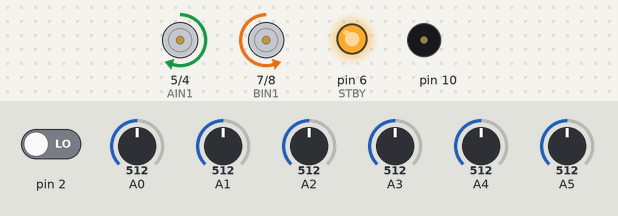
The sketch below on a simulated Arduino Uno, built with avr-gcc and run on an emulated ATmega328P. Shown: motor-driver pin pairs drawn as motors (green arrow = first pin HIGH = forward, orange = second pin HIGH = backward, longer = more drive, scaled by the enable pin, stopped while the standby pin is LOW), output pins drawn as LEDs (lit = HIGH), buzzer (waves = sounding). Inputs (shaded band) come from the test bench; at power-on: A0 = 512, A1 = 512, A4 = 512, A3 = 512, A2 = 512, pin 2 LOW, A5 = 512. What the sketch prints to the serial monitor is not drawn.

Above: at 7.7 s.
7.8 s: A0 set to 716
At 8.1 s:
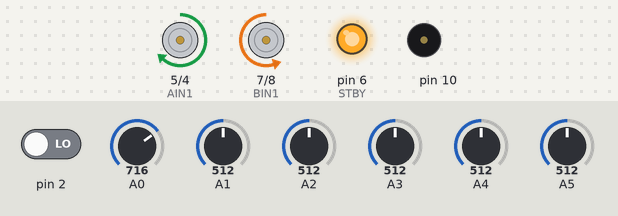
9.3 s: A1 set to 524
At 10.4 s:
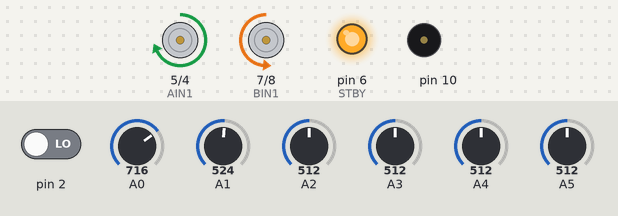
10.8 s: A4 set to 716
At 11.6 s:
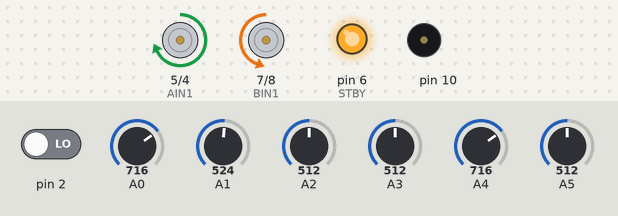
12.3 s: A3 set to 716
At 12.7 s:
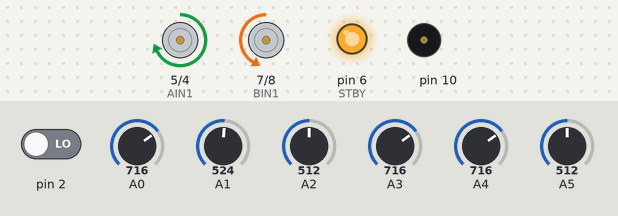
13.8 s: A2 set to 523
At 15.0 s:
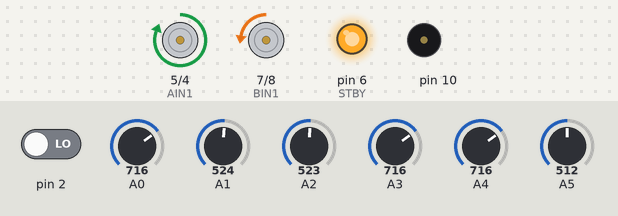
15.3 s: A2 set to 306
At 16.2 s:
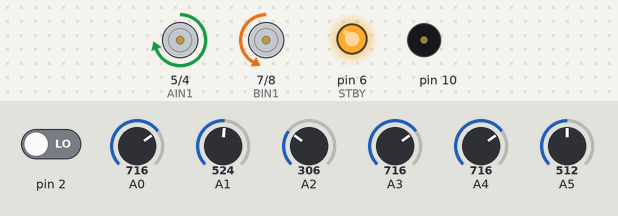
Timing chart, 0 to 17.8 s (numbered marks = the images above; inputs shaded):
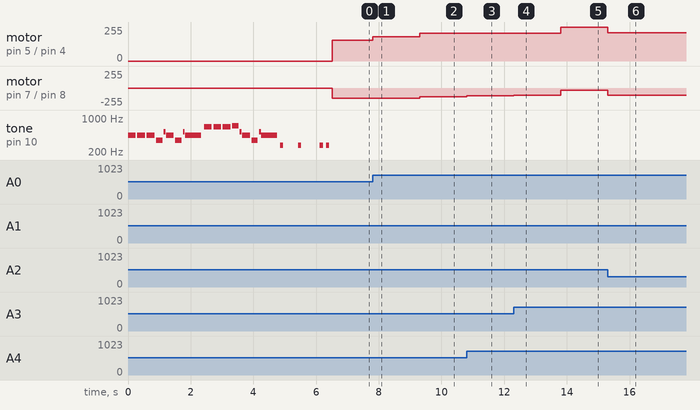

The sketch:

EDU.ino
```cpp
/*
Зохиогч : TTF Robotics

Сайн байна уу? Унага роботыг сонгосон танд баярлалаа. ^^

Та доорх холбоосоор орж роботоо програмчлах зааврыг үзээрэй. ^^
https://www.youtube.com/watch?v=OtFdYViO9gM

Та доорх холбоосоор орж роботоо угсарах зааврыг үзээрэй. ^^
https://www.youtube.com/watch?v=3mSFMrgr_0Y&t=30s

© Оюуны өмчийг дээдэлсэн танд баярлалаа.
*/
#define PWMB 9
#define BIN2 8
#define BIN1 7
#define STBY 6
#define AIN1 5
#define AIN2 4
#define PWMA 3

#define NOTE_B0  31
#define NOTE_C1  33
#define NOTE_CS1 35
#define NOTE_D1  37
#define NOTE_DS1 39
#define NOTE_E1  41
#define NOTE_F1  44
#define NOTE_FS1 46
#define NOTE_G1  49
#define NOTE_GS1 52
#define NOTE_A1  55
#define NOTE_AS1 58
#define NOTE_B1  62
#define NOTE_C2  65
#define NOTE_CS2 69
#define NOTE_D2  73
#define NOTE_DS2 78
#define NOTE_E2  82
#define NOTE_F2  87
#define NOTE_FS2 93
#define NOTE_G2  98
#define NOTE_GS2 104
#define NOTE_A2  110
#define NOTE_AS2 117
#define NOTE_B2  123
#define NOTE_C3  131
#define NOTE_CS3 139
#define NOTE_D3  147
#define NOTE_DS3 156
#define NOTE_E3  165
#define NOTE_F3  175
#define NOTE_FS3 185
#define NOTE_G3  196
#define NOTE_GS3 208
#define NOTE_A3  220
#define NOTE_AS3 233
#define NOTE_B3  247
#define NOTE_C4  262
#define NOTE_CS4 277
#define NOTE_D4  294
#define NOTE_DS4 311
#define NOTE_E4  330
#define NOTE_F4  349
#define NOTE_FS4 370
#define NOTE_G4  392
#define NOTE_GS4 415
#define NOTE_A4  440
#define NOTE_AS4 466
#define NOTE_B4  494
#define NOTE_C5  523
#define NOTE_CS5 554
#define NOTE_D5  587
#define NOTE_DS5 622
#define NOTE_E5  659
#define NOTE_F5  698
#define NOTE_FS5 740
#define NOTE_G5  784
#define NOTE_GS5 831
#define NOTE_A5  880
#define NOTE_AS5 932
#define NOTE_B5  988
#define NOTE_C6  1047
#define NOTE_CS6 1109
#define NOTE_D6  1175
#define NOTE_DS6 1245
#define NOTE_E6  1319
#define NOTE_F6  1397
#define NOTE_FS6 1480
#define NOTE_G6  1568
#define NOTE_GS6 1661
#define NOTE_A6  1760
#define NOTE_AS6 1865
#define NOTE_B6  1976
#define NOTE_C7  2093
#define NOTE_CS7 2217
#define NOTE_D7  2349
#define NOTE_DS7 2489
#define NOTE_E7  2637
#define NOTE_F7  2794
#define NOTE_FS7 2960
#define NOTE_G7  3136
#define NOTE_GS7 3322
#define NOTE_A7  3520
#define NOTE_AS7 3729
#define NOTE_B7  3951
#define NOTE_C8  4186
#define NOTE_CS8 4435
#define NOTE_D8  4699
#define NOTE_DS8 4978

float kd = 0.5;
float kp = 0.05;
int Speed = 100;
int max_speed = 255;
int min_speed = 0;
int s_max[6]; int s_min[6]; int s_threshold[6];
int sd[6]; int s[6];
int Move = 0;
int L_med = (max_speed + min_speed) / 2 +30;
int R_med = (max_speed + min_speed) / 2 +30;
int data = 0;
int mode = 0;
int pos, opt, last_error, error, R, L = 0;
int count = 4;
int frequency = 64;

int melody[] = {NOTE_A4, NOTE_A4, NOTE_A4, NOTE_F4, NOTE_C5, NOTE_A4, NOTE_F4, NOTE_C5, NOTE_A4, NOTE_E5, NOTE_E5, NOTE_E5, NOTE_F5, NOTE_C5, NOTE_A4, NOTE_F4, NOTE_C5, NOTE_A4};

int durations[] = {4, 4, 4, 5, 16, 4, 5, 16, 2, 4, 4, 4, 5, 16, 4, 5, 16, 2};

int tempo = 200;

void setup() {

  Serial.begin(9600);
  Serial.println("ON UART");
  pinMode(10, OUTPUT);
  pinMode(PWMB, OUTPUT);
  pinMode(BIN2, OUTPUT);
  pinMode(BIN1, OUTPUT);
  pinMode(STBY, OUTPUT);
  pinMode(AIN1, OUTPUT);
  pinMode(AIN2, OUTPUT);
  pinMode(PWMA, OUTPUT);

playTune(melody, durations, tempo);


do{
  digitalWrite(STBY, 1);
car();

}
  while (digitalRead(2) != 0);
  digitalWrite(STBY, 0);
  buzzer(1,100);
  for (int i = 0; i < 6; i++) {
    s_max[i] = analogRead(i);
    Serial.print("sensor_max"); Serial.print(i); Serial.print("=");
    Serial.print(s_max[i]);
  }
  Serial.println(" ");
  Serial.println("xxxxxxxxxxxxxxxxxxxxxxxxxxxxxxxxxxx");

  delay(300);
  while (digitalRead(2) != 0);
  buzzer(1,100);
  for (int i = 0; i < 6; i++) {
    s_min[i] = analogRead(i);
    Serial.print("sensor_min"); Serial.print(i); Serial.print("=");
    Serial.print(s_min[i]);
  }
  Serial.println(" ");
  Serial.println("xxxxxxxxxxxxxxxxxxxxxxxxxxxxxxxxxxx");

  for (int i = 0; i < 6; i++) {
    s_threshold[i] = (s_max[i] + s_min[i]) / 2;

    Serial.print("sensor_th"); Serial.print(i); Serial.print("=");
    Serial.print(s_threshold[i]);
  }
  Serial.println(" ");
  Serial.println("xxxxxxxxxxxxxxxxxxxxxxxxxxxxxxxxxxx");

  delay(300);

  while (digitalRead(2) != 0 );
  buzzer(2,100);
  digitalWrite(STBY, 1);

}
void loop() {

 line(false);//true robot will follow the white line
             //false robot will follow the black line


}
void playTune(int notes[], int durations[], int BPM)
{
  int tuneSize = sizeof(melody) / sizeof(int);
  for (int thisNote = 0; thisNote < tuneSize; thisNote++) {
    int noteDuration = (int)((1000 * (60 * 4 / BPM)) / durations[thisNote] + 0.);
    tone(10, notes[thisNote],noteDuration);
    int pauseBetweenNotes = noteDuration * 1.20;
    delay(pauseBetweenNotes);
    noTone(10);
  }
}
void buzzer(int times,int del){
for(int i=0;i<times;i++){
  tone(10, NOTE_CS4,100);
  delay(del);
  noTone(10);
  delay(del);
}

}
void line(bool color) {
  if (color == true) {
    for (int i = 0; i < 6; i++) {
      s[i] = analogRead(i);
      if (s[i] > s_threshold[i]) {
        sd[i] = 1;
      } else {
        sd[i] = 0;
      }
    }
  }
  if (color == false) {
    for (int i = 0; i < 6; i++) {
      s[i] = analogRead(i);
      if (s[i] > s_threshold[i]) {
        sd[i] = 0;
      } else {
        sd[i] = 1;
      }
    }
  }

   if (sd[0] == 0 && sd[1] == 0 && sd[2] == 0 && sd[3] == 0 && sd[4] == 0 && sd[5] == 0) {
    error = 2500;
  } else {
  pos = (0 * sd[0] + 1000 * sd[1] + 2000 * sd[2] + 3000 * sd[3] + 4000 * sd[4] + 5000 * sd[5]) / (sd[0] + sd[1] + sd[2] + sd[3] + sd[4] + sd[5]);
  }
  error = pos - 2500;
  //  Serial.println(error);
  opt = kp * error + kd * (last_error - error);
  last_error = error;
  L = L_med - opt;
  R = R_med + opt;
  if (L > max_speed) L = max_speed;
  if (R > max_speed) R = max_speed;
  if (L < min_speed) L = L;
  if (R < min_speed) R = R;
  Motor(L, R);
}
void car() {
  if (Serial.available() > 0) {
    Move = Serial.read();
    Motor(0, 0);
    analogWrite(10, 0);
    Speed=255;
    switch (Move) {

      case 'F':
        Motor(Speed, Speed);
        break;
      case 'B':
        Motor(-Speed, -Speed);
        break;
      case 'L':
        Motor(Speed, 0);
        break;
      case 'R':
        Motor(0, Speed );
        break;
      case 'V':
    buzzer(2,100);
        break;
      case 'X':
        Speed = 0;
        break;
    }
  }
}

void Motor(int zuun, int baruun)
{

  analogWrite(PWMA, abs(baruun));
  analogWrite(PWMB, abs(zuun));
  if (baruun < 0)
  {
    digitalWrite(AIN1, 0);
    digitalWrite(AIN2, 1);
  }
  else if (baruun > 0)
  {
    digitalWrite(AIN1, 1);
    digitalWrite(AIN2, 0);

  }
  else
  {
    digitalWrite(AIN1, 1);
    digitalWrite(AIN2, 1);

  }
  if (zuun > 0)
  {
    digitalWrite(BIN1, 0);
    digitalWrite(BIN2, 1);
  }
  else if (zuun < 0)
  {
    digitalWrite(BIN1, 1);
    digitalWrite(BIN2, 0);

  }
  else
  {
    digitalWrite(BIN1, 1);
    digitalWrite(BIN2, 1);

  }
}
void buzzer(int count) {
  for (int i = 0; i < count; i++) {
    digitalWrite(10, 1);
    delay(50);
    digitalWrite(10, 0);
    delay(50);

  }

}
void setPwmFrequency(int pin, int divisor) {
  byte mode;
  if (pin == 5 || pin == 6 || pin == 9 || pin == 10) {
    switch (divisor) {
      case 1: mode = 0x01; break;
      case 8: mode = 0x02; break;
      case 64: mode = 0x03; break;
      case 256: mode = 0x04; break;
      case 1024: mode = 0x05; break;
      default: return;
    }
    if (pin == 5 || pin == 6) {
      TCCR0B = TCCR0B & 0b11111000 | mode;
    } else {
      TCCR1B = TCCR1B & 0b11111000 | mode;
    }
  } else if (pin == 3 || pin == 11) {
    switch (divisor) {
      case 1: mode = 0x01; break;
      case 8: mode = 0x02; break;
      case 32: mode = 0x03; break;
      case 64: mode = 0x04; break;
      case 128: mode = 0x05; break;
      case 256: mode = 0x06; break;
      case 1024: mode = 0x07; break;
      default: return;
    }
    TCCR2B = TCCR2B & 0b11111000 | mode;
  }
}
```

Measured:
- the behaviour switches between 512 and 513 on A2 (found by bisection; images 4 and 5)
- after the input at 7.8 s, motor on pin 5 (AIN1) / pin 4 (AIN2): forward 157/255 → forward 182/255 at once
- after the input at 9.3 s, motor on pin 5 (AIN1) / pin 4 (AIN2): forward 182/255 → forward 207/255 at once; motor on pin 7 (BIN1) / pin 8 (BIN2): backward 157/255 → backward 132/255 at once
- after the input at 10.8 s, motor on pin 7 (BIN1) / pin 8 (BIN2): backward 132/255 → backward 116/255 at once
- after the input at 12.3 s, motor on pin 7 (BIN1) / pin 8 (BIN2): backward 116/255 → backward 107/255 at once
- after the input at 13.8 s, motor on pin 5 (AIN1) / pin 4 (AIN2): forward 207/255 → forward 255/255 at once; motor on pin 7 (BIN1) / pin 8 (BIN2): backward 107/255 → backward 32/255 at once
- after the input at 15.3 s, motor on pin 5 (AIN1) / pin 4 (AIN2): forward 255/255 → forward 212/255 at once; motor on pin 7 (BIN1) / pin 8 (BIN2): backward 32/255 → backward 107/255 at once
